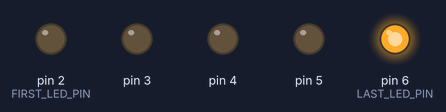
A sketch run on a simulated Arduino Uno, built with avr-gcc and run on an emulated ATmega328P. Shown: output pins drawn as LEDs (lit = HIGH).

Above: at 0.5 s.
At 3.5 s:
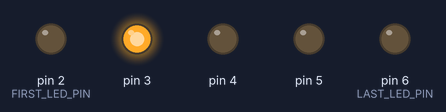
At 9.5 s:
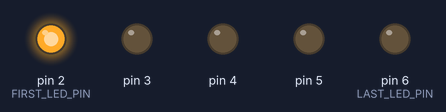
At 12.5 s:
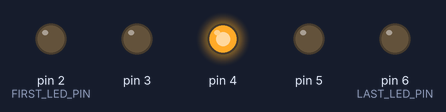
At 21.5 s:
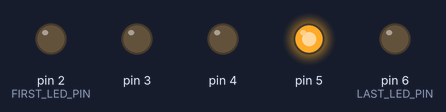
Timing chart, 0 to 23.0 s (numbered marks = the images above):
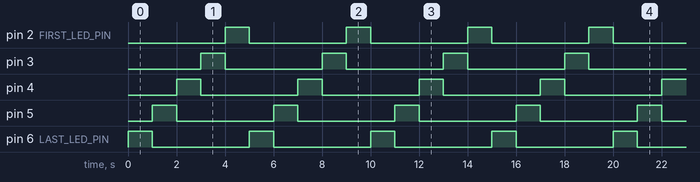

Measured:
- by itself, pin 2 (FIRST_LED_PIN), pin 3–5: alternates HIGH for 1.0 s and LOW for 4.0 s
- by itself, pin 6 (LAST_LED_PIN): goes 12 × (LOW 4.0 s, HIGH 1.0 s), LOW 4.0 s, HIGH 1.5 s, 12 × (LOW 4.0 s, HIGH 1.0 s), then LOW
- by itself, everything shown: repeats every 20.0 s, in 20 steps

The sketch:

running_bar_reverse.ino
```cpp
#define FIRST_LED_PIN 2
#define LAST_LED_PIN 6
#define LEDS (LAST_LED_PIN - FIRST_LED_PIN + 1)
#define DELAY 1000

byte currentPin = LAST_LED_PIN;


void setup() {
  for(int pin = FIRST_LED_PIN; pin <= LAST_LED_PIN; pin++) {
    pinMode(pin, OUTPUT);
  }
  Serial.begin(9600);

  digitalWrite(currentPin, HIGH);
}

void loop() {
  unsigned int ms = millis();

  byte pin = LAST_LED_PIN - (ms / DELAY) % LEDS;

  /*
  Serial.print(ms);
  Serial.print(" - (ms / DELAY): ");
  Serial.print(ms / DELAY);
  Serial.print(" - (ms / DELAY) % LEDS: ");
  Serial.print((ms / DELAY) % LEDS);
  Serial.print(" - pin: ");
  Serial.println(pin);
  */

  if(currentPin != pin) {
    digitalWrite(currentPin, LOW);
    digitalWrite(pin, HIGH);
    currentPin = pin;
  }

}
```
